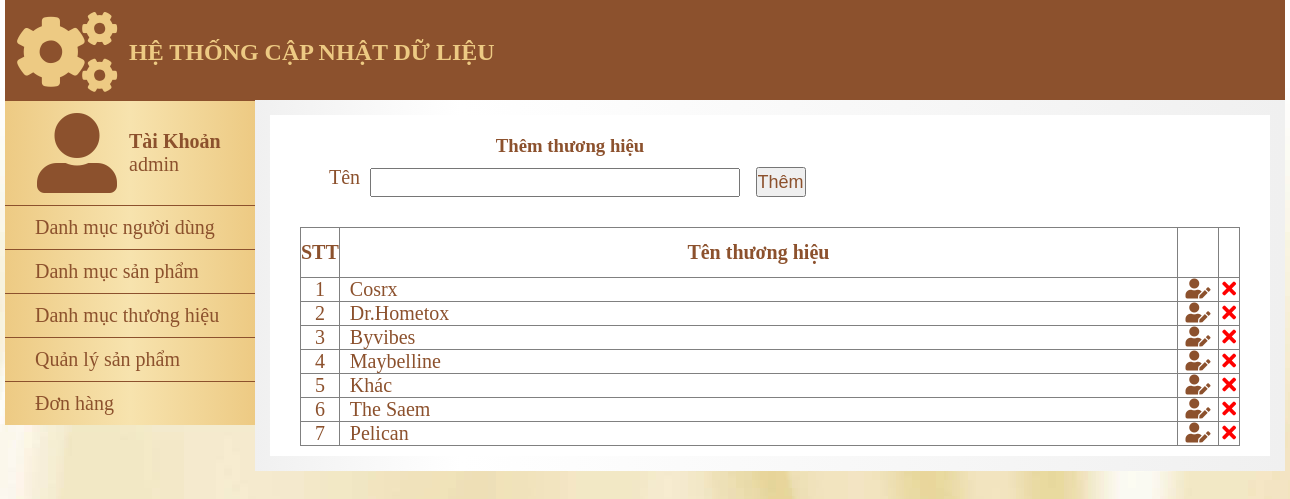
Page /mypham/admin/index.php?action=quanlythuonghieu&query=them (signed in) on the committed database.
### tables this page shows
CREATE TABLE `tbl_thuonghieu` (
  `id_thuonghieu` int(11) NOT NULL,
  `tenthuonghieu` varchar(255) NOT NULL,
  `thutu` int(11) NOT NULL
);

### mypham/admin/modules/quanlythuonghieu/lietke.php (the view)
<?php
    $sql_lietke_danhmucth = "SELECT * FROM tbl_thuonghieu ORDER BY thutu ASC ";
    $query_lietke_danhmucth = mysqli_query($mysqli,$sql_lietke_danhmucth);
?>
<div class="lietke">
<table class="lietke-1" border="1" style="border-collapse: collapse;width:100%;margin-bottom:10px ">
  <tr style="height:50px">
    <th>STT</th>
    <th>Tên thương hiệu</th>
    <th></th>
  </tr>
  <?php
  $i = 0;
  while($row = mysqli_fetch_array( $query_lietke_danhmucth)){
      $i++;
  ?>
  <tr>
    <td style="width:10px; text-align:center"><?php echo $i ?></td>
    <td style="padding:0 10px"><?php echo $row['tenthuonghieu'] ?></td>
    <td style=" text-align:center;width:40px"><a href="index.php?action=quanlythuonghieu&query=sua&idthuonghieu=<?php echo $row['id_thuonghieu']?>">
          <i class="fas fa-user-edit" style="color:#8C512D"></i>
        </a>
    </td>
    <td style=" text-align:center;width:20px">
        <a href="modules/quanlythuonghieu/xuly.php?idthuonghieu=<?php echo $row['id_thuonghieu']?>">
          <i class="fas fa-times" style="color:red"></i>
        </a>
    </td>
  </tr>
  <?php
  }
  ?>
</table>
</div>

### mypham/admin/css/index.css (style rules this page uses)
* { margin: 0; padding: 0; }
body { background-image: url(../../images/gd-dk.jpg); }
.content div { float: left; }
.lietke { width: 940px; margin-top: 10px; padding: 0 30px; }
.lietke-1 { margin-top: 20px; font-size: 20px; }
.lietke-1 a { text-decoration: none; }

### rows in the picture
tbl_thuonghieu: tenthuonghieu "Cosrx"
tbl_thuonghieu: tenthuonghieu "Dr.Hometox"
tbl_thuonghieu: tenthuonghieu "Byvibes"
tbl_thuonghieu: tenthuonghieu "Maybelline"
tbl_thuonghieu: tenthuonghieu "Khác"
tbl_thuonghieu: tenthuonghieu "The Saem"
tbl_thuonghieu: tenthuonghieu "Pelican"

### other values in the picture
$_SESSION['dangnhap'] "admin"
